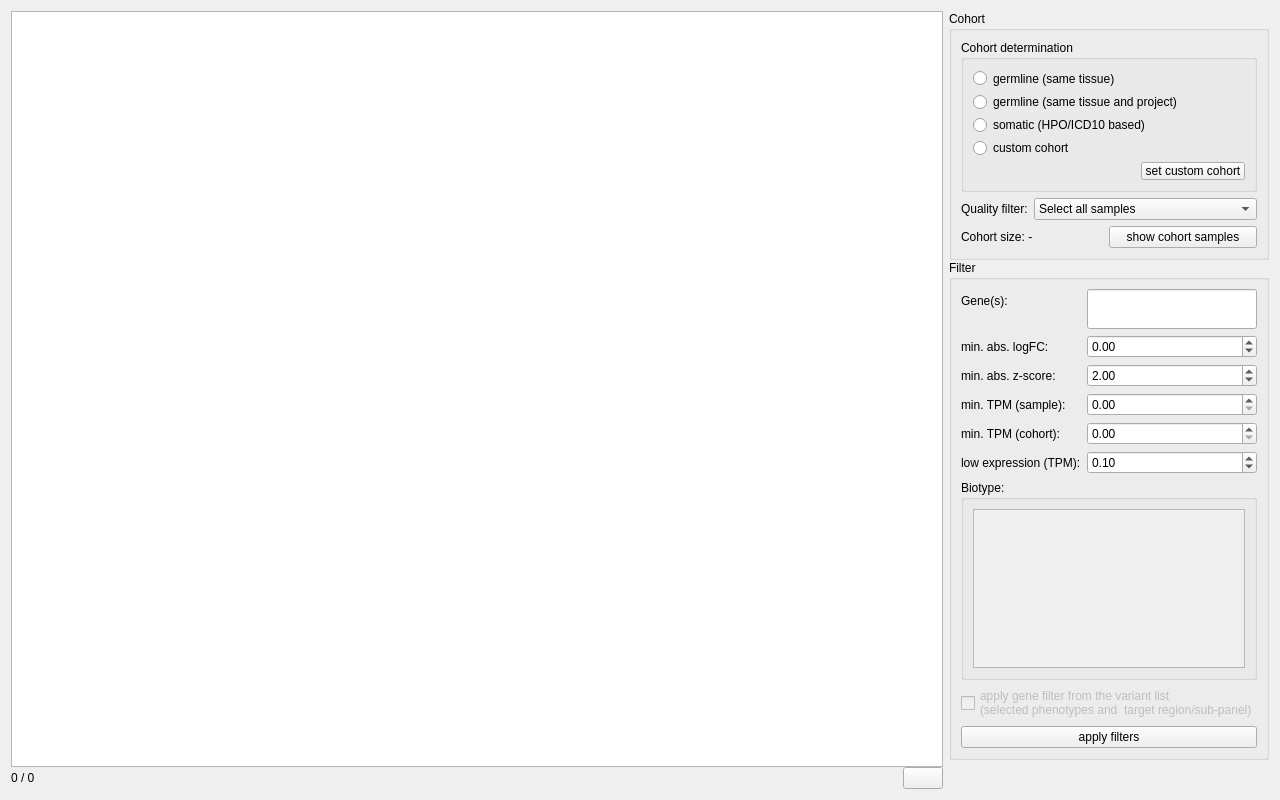
<?xml version="1.0" encoding="UTF-8"?>
<ui version="4.0">
 <class>ExpressionGeneWidget</class>
 <widget class="QWidget" name="ExpressionGeneWidget">
  <property name="geometry">
   <rect>
    <x>0</x>
    <y>0</y>
    <width>1280</width>
    <height>800</height>
   </rect>
  </property>
  <property name="minimumSize">
   <size>
    <width>1024</width>
    <height>800</height>
   </size>
  </property>
  <property name="maximumSize">
   <size>
    <width>16777215</width>
    <height>16777215</height>
   </size>
  </property>
  <property name="windowTitle">
   <string>Form</string>
  </property>
  <property name="toolTip">
   <string/>
  </property>
  <layout class="QHBoxLayout" name="horizontalLayout">
   <item>
    <layout class="QVBoxLayout" name="verticalLayout" stretch="0,0">
     <property name="spacing">
      <number>0</number>
     </property>
     <property name="sizeConstraint">
      <enum>QLayout::SetDefaultConstraint</enum>
     </property>
     <item>
      <widget class="QTableWidget" name="expression_data"/>
     </item>
     <item>
      <layout class="QHBoxLayout" name="horizontalLayout_2">
       <item>
        <widget class="QLabel" name="filtered_rows">
         <property name="text">
          <string>0 / 0</string>
         </property>
        </widget>
       </item>
       <item>
        <spacer name="horizontalSpacer">
         <property name="orientation">
          <enum>Qt::Horizontal</enum>
         </property>
         <property name="sizeHint" stdset="0">
          <size>
           <width>40</width>
           <height>20</height>
          </size>
         </property>
        </spacer>
       </item>
       <item>
        <widget class="QPushButton" name="btn_copy_table">
         <property name="text">
          <string/>
         </property>
         <property name="icon">
          <iconset resource="GSvar.qrc">
           <normaloff>:/Icons/CopyClipboard.png</normaloff>:/Icons/CopyClipboard.png</iconset>
         </property>
        </widget>
       </item>
      </layout>
     </item>
    </layout>
   </item>
   <item>
    <layout class="QVBoxLayout" name="verticalLayout_5">
     <property name="spacing">
      <number>0</number>
     </property>
     <property name="sizeConstraint">
      <enum>QLayout::SetDefaultConstraint</enum>
     </property>
     <item>
      <widget class="QGroupBox" name="groupBox_2">
       <property name="minimumSize">
        <size>
         <width>300</width>
         <height>220</height>
        </size>
       </property>
       <property name="maximumSize">
        <size>
         <width>320</width>
         <height>300</height>
        </size>
       </property>
       <property name="title">
        <string>Cohort</string>
       </property>
       <layout class="QVBoxLayout" name="verticalLayout_6">
        <item>
         <widget class="QGroupBox" name="groupBox_3">
          <property name="minimumSize">
           <size>
            <width>0</width>
            <height>0</height>
           </size>
          </property>
          <property name="title">
           <string>Cohort determination</string>
          </property>
          <layout class="QVBoxLayout" name="verticalLayout_4">
           <property name="spacing">
            <number>5</number>
           </property>
           <property name="leftMargin">
            <number>9</number>
           </property>
           <property name="topMargin">
            <number>9</number>
           </property>
           <property name="rightMargin">
            <number>9</number>
           </property>
           <property name="bottomMargin">
            <number>9</number>
           </property>
           <item>
            <widget class="QRadioButton" name="rb_germline_tissue">
             <property name="text">
              <string>germline (same tissue)</string>
             </property>
            </widget>
           </item>
           <item>
            <widget class="QRadioButton" name="rb_germline_project">
             <property name="text">
              <string>germline (same tissue and project)</string>
             </property>
            </widget>
           </item>
           <item>
            <widget class="QRadioButton" name="rb_somatic">
             <property name="text">
              <string>somatic (HPO/ICD10 based)</string>
             </property>
            </widget>
           </item>
           <item>
            <widget class="QRadioButton" name="rb_custom">
             <property name="text">
              <string>custom cohort</string>
             </property>
            </widget>
           </item>
           <item>
            <layout class="QHBoxLayout" name="horizontalLayout_4">
             <item>
              <spacer name="horizontalSpacer_2">
               <property name="orientation">
                <enum>Qt::Horizontal</enum>
               </property>
               <property name="sizeHint" stdset="0">
                <size>
                 <width>40</width>
                 <height>20</height>
                </size>
               </property>
              </spacer>
             </item>
             <item>
              <widget class="QPushButton" name="b_set_custom_cohort">
               <property name="text">
                <string>set custom cohort</string>
               </property>
              </widget>
             </item>
            </layout>
           </item>
          </layout>
         </widget>
        </item>
        <item>
         <layout class="QHBoxLayout" name="horizontalLayout_5">
          <item>
           <widget class="QLabel" name="label_2">
            <property name="text">
             <string>Quality filter:</string>
            </property>
           </widget>
          </item>
          <item>
           <widget class="QComboBox" name="cb_sample_quality">
            <property name="minimumSize">
             <size>
              <width>220</width>
              <height>0</height>
             </size>
            </property>
            <property name="currentText">
             <string>Select all samples</string>
            </property>
            <item>
             <property name="text">
              <string>Select all samples</string>
             </property>
            </item>
            <item>
             <property name="text">
              <string>Remove samples with quality 'bad'</string>
             </property>
            </item>
            <item>
             <property name="text">
              <string>Select samples with quality 'good' and 'medium'</string>
             </property>
            </item>
            <item>
             <property name="text">
              <string>Select samples with quality 'good'</string>
             </property>
            </item>
           </widget>
          </item>
         </layout>
        </item>
        <item>
         <layout class="QHBoxLayout" name="horizontalLayout_3">
          <property name="spacing">
           <number>0</number>
          </property>
          <item>
           <widget class="QLabel" name="l_cohort_size">
            <property name="text">
             <string>Cohort size: -</string>
            </property>
           </widget>
          </item>
          <item>
           <widget class="QPushButton" name="show_cohort">
            <property name="text">
             <string>show cohort samples</string>
            </property>
           </widget>
          </item>
         </layout>
        </item>
       </layout>
      </widget>
     </item>
     <item>
      <widget class="QGroupBox" name="groupBox_4">
       <property name="minimumSize">
        <size>
         <width>0</width>
         <height>500</height>
        </size>
       </property>
       <property name="maximumSize">
        <size>
         <width>320</width>
         <height>16777215</height>
        </size>
       </property>
       <property name="title">
        <string>Filter</string>
       </property>
       <layout class="QVBoxLayout" name="verticalLayout_2">
        <item>
         <layout class="QFormLayout" name="formLayout">
          <item row="0" column="0">
           <widget class="QLabel" name="label">
            <property name="text">
             <string>Gene(s):</string>
            </property>
           </widget>
          </item>
          <item row="0" column="1">
           <widget class="QLineEdit" name="gene_filter">
            <property name="sizePolicy">
             <sizepolicy hsizetype="Expanding" vsizetype="Expanding">
              <horstretch>0</horstretch>
              <verstretch>0</verstretch>
             </sizepolicy>
            </property>
            <property name="toolTip">
             <string>&lt;html&gt;&lt;head/&gt;&lt;body&gt;&lt;p&gt;Comma-separated list of gene names.&lt;br/&gt;&lt;br/&gt;Notes:&lt;br/&gt;- You can use '*' as a wildcard. &lt;/p&gt;&lt;/body&gt;&lt;/html&gt;</string>
            </property>
            <property name="maxLength">
             <number>5000000</number>
            </property>
           </widget>
          </item>
          <item row="1" column="0">
           <widget class="QLabel" name="label_3">
            <property name="text">
             <string>min. abs. logFC:</string>
            </property>
           </widget>
          </item>
          <item row="2" column="0">
           <widget class="QLabel" name="label_4">
            <property name="text">
             <string>min. abs. z-score:</string>
            </property>
           </widget>
          </item>
          <item row="3" column="0">
           <widget class="QLabel" name="l_tpm">
            <property name="text">
             <string>min. TPM (sample):</string>
            </property>
           </widget>
          </item>
          <item row="4" column="0">
           <widget class="QLabel" name="minTPMCohortLabel">
            <property name="text">
             <string>min. TPM (cohort):</string>
            </property>
           </widget>
          </item>
          <item row="4" column="1">
           <widget class="QDoubleSpinBox" name="tpm_cohort_value">
            <property name="maximum">
             <double>1000000.000000000000000</double>
            </property>
            <property name="singleStep">
             <double>0.010000000000000</double>
            </property>
            <property name="value">
             <double>0.000000000000000</double>
            </property>
           </widget>
          </item>
          <item row="3" column="1">
           <widget class="QDoubleSpinBox" name="tpm_value">
            <property name="maximum">
             <double>1000000.000000000000000</double>
            </property>
            <property name="singleStep">
             <double>0.100000000000000</double>
            </property>
            <property name="value">
             <double>0.000000000000000</double>
            </property>
           </widget>
          </item>
          <item row="5" column="0">
           <widget class="QLabel" name="lowExpressionLabel">
            <property name="text">
             <string>low expression (TPM):</string>
            </property>
           </widget>
          </item>
          <item row="5" column="1">
           <widget class="QDoubleSpinBox" name="low_expr_tpm">
            <property name="maximum">
             <double>1000000.000000000000000</double>
            </property>
            <property name="singleStep">
             <double>0.100000000000000</double>
            </property>
            <property name="value">
             <double>0.100000000000000</double>
            </property>
           </widget>
          </item>
          <item row="1" column="1">
           <widget class="QDoubleSpinBox" name="abs_logfc">
            <property name="minimum">
             <double>-9999.000000000000000</double>
            </property>
            <property name="maximum">
             <double>9999.000000000000000</double>
            </property>
           </widget>
          </item>
          <item row="2" column="1">
           <widget class="QDoubleSpinBox" name="abs_zscore">
            <property name="value">
             <double>2.000000000000000</double>
            </property>
           </widget>
          </item>
         </layout>
        </item>
        <item>
         <widget class="QGroupBox" name="gb_biotype">
          <property name="minimumSize">
           <size>
            <width>0</width>
            <height>200</height>
           </size>
          </property>
          <property name="maximumSize">
           <size>
            <width>16777215</width>
            <height>800</height>
           </size>
          </property>
          <property name="title">
           <string>Biotype:</string>
          </property>
          <layout class="QVBoxLayout" name="verticalLayout_3">
           <item>
            <widget class="QScrollArea" name="sa_biotype">
             <property name="toolTip">
              <string>&lt;html&gt;&lt;head/&gt;&lt;body&gt;&lt;p&gt;Select all biotypes which should be shown.&lt;/p&gt;&lt;p&gt;&lt;br/&gt;&lt;/p&gt;&lt;p&gt;Note: All biotypes can be (de)selected through the context menu&lt;/p&gt;&lt;/body&gt;&lt;/html&gt;</string>
             </property>
             <property name="widgetResizable">
              <bool>true</bool>
             </property>
             <widget class="QWidget" name="sawc_biotype">
              <property name="geometry">
               <rect>
                <x>0</x>
                <y>0</y>
                <width>270</width>
                <height>158</height>
               </rect>
              </property>
             </widget>
            </widget>
           </item>
          </layout>
         </widget>
        </item>
        <item>
         <widget class="QCheckBox" name="cb_filter_by_var_list">
          <property name="enabled">
           <bool>false</bool>
          </property>
          <property name="text">
           <string>apply gene filter from the variant list 
(selected phenotypes and  target region/sub-panel)</string>
          </property>
         </widget>
        </item>
        <item>
         <widget class="QPushButton" name="apply_filters">
          <property name="text">
           <string>apply filters</string>
          </property>
          <property name="flat">
           <bool>false</bool>
          </property>
         </widget>
        </item>
       </layout>
      </widget>
     </item>
     <item>
      <spacer name="verticalSpacer">
       <property name="orientation">
        <enum>Qt::Vertical</enum>
       </property>
       <property name="sizeHint" stdset="0">
        <size>
         <width>20</width>
         <height>40</height>
        </size>
       </property>
      </spacer>
     </item>
    </layout>
   </item>
  </layout>
 </widget>
 <resources>
  <include location="GSvar.qrc"/>
 </resources>
 <connections/>
</ui>
